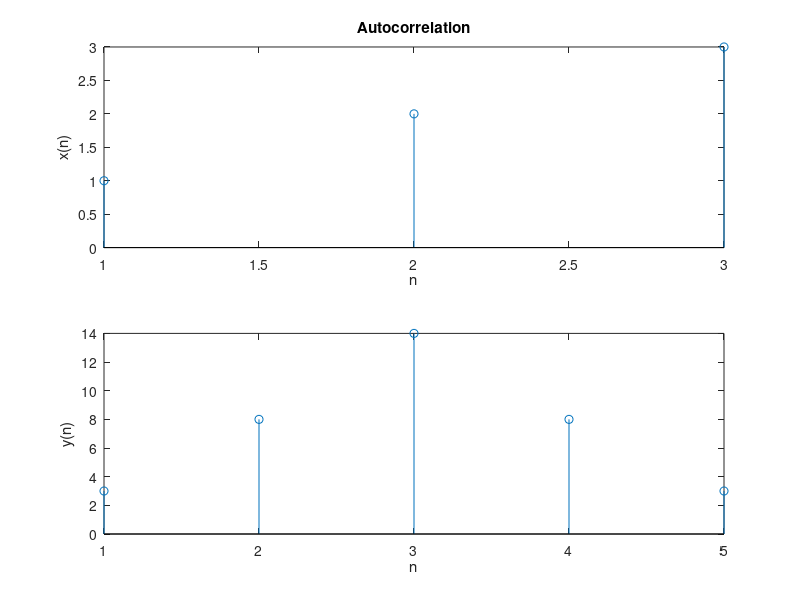

This chart was generated by the following MATLAB code:
clc,clear all,close all;
x=[1 2 3];
fx=fliplr(x);

zo=zeros((length(fx)+length(x)-1),length(fx));
temp=x;
j=0;
for i=1:length(fx)
     zo(i:(length(x)+j),i)=temp;
    j=j+1;
end
y=zo*fx(:);

    subplot(2,1,1),stem(x);
    title('Autocorrelation');
    xlabel('n');
    ylabel('x(n)');
     subplot(2,1,2),stem(y);
    xlabel('n');
    ylabel('y(n)');
    